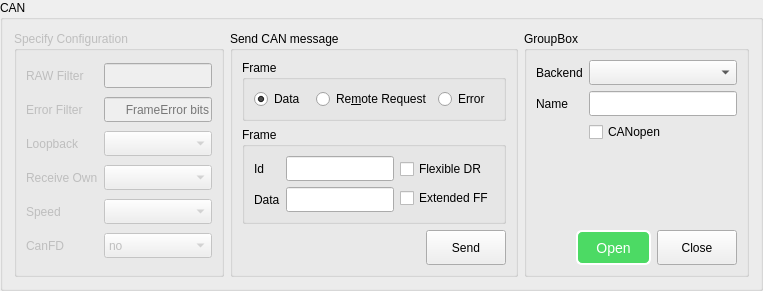
    <widget class="QGroupBox" name="groupBox_1">
     <property name="maximumSize">
      <size>
       <width>860</width>
       <height>271</height>
      </size>
     </property>
     <property name="title">
      <string>CAN</string>
     </property>
     <layout class="QGridLayout" name="gridLayout_6">
      <item row="0" column="0">
       <widget class="QGroupBox" name="configurationBox">
        <property name="enabled">
         <bool>false</bool>
        </property>
        <property name="title">
         <string>Specify Configuration</string>
        </property>
        <layout class="QGridLayout" name="gridLayout_4">
         <item row="0" column="1">
          <widget class="QLineEdit" name="rawFilterEdit">
           <property name="enabled">
            <bool>false</bool>
           </property>
           <property name="minimumSize">
            <size>
             <width>0</width>
             <height>25</height>
            </size>
           </property>
           <property name="maximumSize">
            <size>
             <width>16777215</width>
             <height>25</height>
            </size>
           </property>
           <property name="frame">
            <bool>true</bool>
           </property>
           <property name="alignment">
            <set>Qt::AlignRight|Qt::AlignTrailing|Qt::AlignVCenter</set>
           </property>
          </widget>
         </item>
         <item row="0" column="0">
          <widget class="QLabel" name="rawFilterLabel">
           <property name="text">
            <string>RAW Filter</string>
           </property>
          </widget>
         </item>
         <item row="3" column="1">
          <widget class="QComboBox" name="receiveOwnBox">
           <property name="minimumSize">
            <size>
             <width>0</width>
             <height>25</height>
            </size>
           </property>
           <property name="maximumSize">
            <size>
             <width>16777215</width>
             <height>25</height>
            </size>
           </property>
          </widget>
         </item>
         <item row="3" column="0">
          <widget class="QLabel" name="receiveOwnLabel">
           <property name="text">
            <string>Receive Own</string>
           </property>
          </widget>
         </item>
         <item row="1" column="1">
          <widget class="QLineEdit" name="errorFilterEdit">
           <property name="minimumSize">
            <size>
             <width>0</width>
             <height>25</height>
            </size>
           </property>
           <property name="maximumSize">
            <size>
             <width>16777215</width>
             <height>25</height>
            </size>
           </property>
           <property name="alignment">
            <set>Qt::AlignRight|Qt::AlignTrailing|Qt::AlignVCenter</set>
           </property>
           <property name="placeholderText">
            <string>FrameError bits</string>
           </property>
          </widget>
         </item>
         <item row="1" column="0">
          <widget class="QLabel" name="errorFilterLabel">
           <property name="text">
            <string>Error Filter</string>
           </property>
          </widget>
         </item>
         <item row="2" column="0">
          <widget class="QLabel" name="loopbackLabel">
           <property name="text">
            <string>Loopback</string>
           </property>
          </widget>
         </item>
         <item row="4" column="0">
          <widget class="QLabel" name="speedLabel">
           <property name="text">
            <string>Speed</string>
           </property>
          </widget>
         </item>
         <item row="2" column="1">
          <widget class="QComboBox" name="loopbackBox">
           <property name="minimumSize">
            <size>
             <width>0</width>
             <height>25</height>
            </size>
           </property>
           <property name="maximumSize">
            <size>
             <width>16777215</width>
             <height>25</height>
            </size>
           </property>
          </widget>
         </item>
         <item row="4" column="1">
          <widget class="QComboBox" name="speedBox">
           <property name="minimumSize">
            <size>
             <width>0</width>
             <height>25</height>
            </size>
           </property>
           <property name="maximumSize">
            <size>
             <width>16777215</width>
             <height>25</height>
            </size>
           </property>
          </widget>
         </item>
         <item row="5" column="0">
          <widget class="QLabel" name="canFdLabel">
           <property name="text">
            <string>CanFD</string>
           </property>
          </widget>
         </item>
         <item row="5" column="1">
          <widget class="QComboBox" name="canFdBox">
           <property name="enabled">
            <bool>false</bool>
           </property>
           <property name="minimumSize">
            <size>
             <width>0</width>
             <height>25</height>
            </size>
           </property>
           <property name="maximumSize">
            <size>
             <width>16777215</width>
             <height>25</height>
            </size>
           </property>
           <item>
            <property name="text">
             <string>no</string>
            </property>
           </item>
           <item>
            <property name="text">
             <string>yes</string>
            </property>
           </item>
          </widget>
         </item>
        </layout>
       </widget>
      </item>
      <item row="0" column="1">
       <widget class="QGroupBox" name="sendMessagesBox">
        <property name="title">
         <string>Send CAN message</string>
        </property>
        <layout class="QVBoxLayout" name="verticalLayout">
         <item>
          <widget class="QGroupBox" name="groupBox">
           <property name="title">
            <string>Frame</string>
           </property>
           <property name="checkable">
            <bool>false</bool>
           </property>
           <layout class="QHBoxLayout" name="horizontalLayout_9">
            <item>
             <widget class="QRadioButton" name="dataFrame">
              <property name="text">
               <string>Data</string>
              </property>
              <property name="checked">
               <bool>true</bool>
              </property>
             </widget>
            </item>
            <item>
             <widget class="QRadioButton" name="remoteFrame">
              <property name="text">
               <string>Re&amp;mote Request</string>
              </property>
             </widget>
            </item>
            <item>
             <widget class="QRadioButton" name="errorFrame">
              <property name="text">
               <string>Error</string>
              </property>
             </widget>
            </item>
           </layout>
          </widget>
         </item>
         <item>
          <widget class="QGroupBox" name="groupBox_8">
           <property name="title">
            <string>Frame</string>
           </property>
           <layout class="QHBoxLayout" name="horizontalLayout_6">
            <item>
             <layout class="QGridLayout" name="gridLayout">
              <item row="0" column="0">
               <widget class="QLabel" name="label">
                <property name="text">
                 <string>Id</string>
                </property>
               </widget>
              </item>
              <item row="0" column="1">
               <widget class="QLineEdit" name="idEdit">
                <property name="minimumSize">
                 <size>
                  <width>0</width>
                  <height>25</height>
                 </size>
                </property>
                <property name="maximumSize">
                 <size>
                  <width>16777215</width>
                  <height>25</height>
                 </size>
                </property>
               </widget>
              </item>
              <item row="1" column="0">
               <widget class="QLabel" name="label_2">
                <property name="text">
                 <string>Data</string>
                </property>
               </widget>
              </item>
              <item row="1" column="1">
               <widget class="QLineEdit" name="lineEdit">
                <property name="minimumSize">
                 <size>
                  <width>0</width>
                  <height>25</height>
                 </size>
                </property>
                <property name="maximumSize">
                 <size>
                  <width>16777215</width>
                  <height>25</height>
                 </size>
                </property>
               </widget>
              </item>
             </layout>
            </item>
            <item>
             <layout class="QVBoxLayout" name="verticalLayout_4">
              <item>
               <widget class="QCheckBox" name="fdBox">
                <property name="text">
                 <string>Flexible DR</string>
                </property>
               </widget>
              </item>
              <item>
               <widget class="QCheckBox" name="EFF">
                <property name="text">
                 <string>Extended FF</string>
                </property>
               </widget>
              </item>
             </layout>
            </item>
           </layout>
          </widget>
         </item>
         <item>
          <layout class="QGridLayout" name="gridLayout_11">
           <item row="0" column="0">
            <spacer name="horizontalSpacer_3">
             <property name="orientation">
              <enum>Qt::Horizontal</enum>
             </property>
             <property name="sizeHint" stdset="0">
              <size>
               <width>178</width>
               <height>20</height>
              </size>
             </property>
            </spacer>
           </item>
           <item row="0" column="1">
            <widget class="QPushButton" name="pushButton_Send">
             <property name="sizePolicy">
              <sizepolicy hsizetype="Minimum" vsizetype="Fixed">
               <horstretch>0</horstretch>
               <verstretch>0</verstretch>
              </sizepolicy>
             </property>
             <property name="minimumSize">
              <size>
               <width>75</width>
               <height>35</height>
              </size>
             </property>
             <property name="maximumSize">
              <size>
               <width>16777215</width>
               <height>35</height>
              </size>
             </property>
             <property name="text">
              <string>Send</string>
             </property>
            </widget>
           </item>
          </layout>
         </item>
        </layout>
       </widget>
      </item>
      <item row="0" column="2">
       <widget class="QGroupBox" name="groupBox_10">
        <property name="minimumSize">
         <size>
          <width>181</width>
          <height>223</height>
         </size>
        </property>
        <property name="title">
         <string>GroupBox</string>
        </property>
        <layout class="QGridLayout" name="gridLayout_5">
         <item row="0" column="0">
          <widget class="QLabel" name="errorFilterLabel_2">
           <property name="text">
            <string>Backend</string>
           </property>
          </widget>
         </item>
         <item row="0" column="1">
          <widget class="QComboBox" name="backendListBox">
           <property name="minimumSize">
            <size>
             <width>0</width>
             <height>25</height>
            </size>
           </property>
           <property name="maximumSize">
            <size>
             <width>16777215</width>
             <height>25</height>
            </size>
           </property>
          </widget>
         </item>
         <item row="1" column="0">
          <widget class="QLabel" name="errorFilterLabel_3">
           <property name="text">
            <string>Name</string>
           </property>
          </widget>
         </item>
         <item row="1" column="1">
          <widget class="QLineEdit" name="interfaceNameEdit">
           <property name="minimumSize">
            <size>
             <width>0</width>
             <height>25</height>
            </size>
           </property>
           <property name="maximumSize">
            <size>
             <width>16777215</width>
             <height>25</height>
            </size>
           </property>
          </widget>
         </item>
         <item row="2" column="1">
          <widget class="QCheckBox" name="Checkb_CANopen">
           <property name="text">
            <string>CANopen</string>
           </property>
          </widget>
         </item>
         <item row="3" column="1">
          <spacer name="verticalSpacer_7">
           <property name="orientation">
            <enum>Qt::Vertical</enum>
           </property>
           <property name="sizeHint" stdset="0">
            <size>
             <width>20</width>
             <height>30</height>
            </size>
           </property>
          </spacer>
         </item>
         <item row="4" column="0" colspan="2">
          <layout class="QHBoxLayout" name="horizontalLayout_2">
           <item>
            <spacer name="horizontalSpacer_7">
             <property name="orientation">
              <enum>Qt::Horizontal</enum>
             </property>
             <property name="sizeHint" stdset="0">
              <size>
               <width>40</width>
               <height>20</height>
              </size>
             </property>
            </spacer>
           </item>
           <item>
            <widget class="QPushButton" name="pushButton_Open">
             <property name="sizePolicy">
              <sizepolicy hsizetype="Minimum" vsizetype="Fixed">
               <horstretch>0</horstretch>
               <verstretch>0</verstretch>
              </sizepolicy>
             </property>
             <property name="minimumSize">
              <size>
               <width>75</width>
               <height>35</height>
              </size>
             </property>
             <property name="maximumSize">
              <size>
               <width>16777215</width>
               <height>35</height>
              </size>
             </property>
             <property name="styleSheet">
              <string notr="true">QPushButton{
    background-color: rgb(76, 218, 100);
	border-style: outset;
    border-width: 2px;
	border-radius: 6px;
    color: white;
	font-size: 14px;
}

QPushButton:hover{
    background-color: rgb(110, 230, 120);
}

QPushButton:pressed{
    background-color: rgb(50, 200, 80);
}

QPushButton:disabled{
    background-color: gray;
}</string>
             </property>
             <property name="text">
              <string>Open</string>
             </property>
            </widget>
           </item>
           <item>
            <widget class="QPushButton" name="pushButton_Close">
             <property name="sizePolicy">
              <sizepolicy hsizetype="Minimum" vsizetype="Fixed">
               <horstretch>0</horstretch>
               <verstretch>0</verstretch>
              </sizepolicy>
             </property>
             <property name="minimumSize">
              <size>
               <width>75</width>
               <height>35</height>
              </size>
             </property>
             <property name="maximumSize">
              <size>
               <width>16777215</width>
               <height>35</height>
              </size>
             </property>
             <property name="text">
              <string>Close</string>
             </property>
            </widget>
           </item>
          </layout>
         </item>
        </layout>
       </widget>
      </item>
     </layout>
     <zorder>sendMessagesBox</zorder>
     <zorder>configurationBox</zorder>
     <zorder>groupBox_10</zorder>
    </widget>
